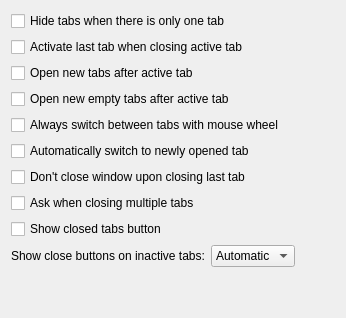
             <widget class="QWidget" name="tabsBehaviourPage">
              <attribute name="title">
               <string>Tabs behaviour</string>
              </attribute>
              <layout class="QVBoxLayout" name="verticalLayout_2">
               <item>
                <widget class="QCheckBox" name="hideTabsOnTab">
                 <property name="text">
                  <string>Hide tabs when there is only one tab</string>
                 </property>
                </widget>
               </item>
               <item>
                <widget class="QCheckBox" name="activateLastTab">
                 <property name="text">
                  <string>Activate last tab when closing active tab</string>
                 </property>
                </widget>
               </item>
               <item>
                <widget class="QCheckBox" name="openNewTabAfterActive">
                 <property name="text">
                  <string>Open new tabs after active tab</string>
                 </property>
                </widget>
               </item>
               <item>
                <widget class="QCheckBox" name="openNewEmptyTabAfterActive">
                 <property name="text">
                  <string>Open new empty tabs after active tab</string>
                 </property>
                </widget>
               </item>
               <item>
                <widget class="QCheckBox" name="alwaysSwitchTabsWithWheel">
                 <property name="text">
                  <string>Always switch between tabs with mouse wheel</string>
                 </property>
                </widget>
               </item>
               <item>
                <widget class="QCheckBox" name="switchToNewTabs">
                 <property name="text">
                  <string>Automatically switch to newly opened tab</string>
                 </property>
                </widget>
               </item>
               <item>
                <widget class="QCheckBox" name="dontCloseOnLastTab">
                 <property name="text">
                  <string>Don't close window upon closing last tab</string>
                 </property>
                </widget>
               </item>
               <item>
                <widget class="QCheckBox" name="askWhenClosingMultipleTabs">
                 <property name="text">
                  <string>Ask when closing multiple tabs</string>
                 </property>
                </widget>
               </item>
               <item>
                <widget class="QCheckBox" name="showClosedTabsButton">
                 <property name="text">
                  <string>Show closed tabs button</string>
                 </property>
                </widget>
               </item>
               <item>
                <layout class="QHBoxLayout" name="horizontalLayout_21">
                 <item>
                  <widget class="QLabel" name="label_65">
                   <property name="text">
                    <string>Show close buttons on inactive tabs:</string>
                   </property>
                  </widget>
                 </item>
                 <item>
                  <widget class="QComboBox" name="showCloseOnInactive">
                   <item>
                    <property name="text">
                     <string>Automatic</string>
                    </property>
                   </item>
                   <item>
                    <property name="text">
                     <string>Always</string>
                    </property>
                   </item>
                   <item>
                    <property name="text">
                     <string>Never</string>
                    </property>
                   </item>
                  </widget>
                 </item>
                 <item>
                  <spacer name="horizontalSpacer_30">
                   <property name="orientation">
                    <enum>Qt::Horizontal</enum>
                   </property>
                   <property name="sizeType">
                    <enum>QSizePolicy::Expanding</enum>
                   </property>
                   <property name="sizeHint" stdset="0">
                    <size>
                     <width>40</width>
                     <height>20</height>
                    </size>
                   </property>
                  </spacer>
                 </item>
                </layout>
               </item>
               <item>
                <spacer name="verticalSpacer_8">
                 <property name="orientation">
                  <enum>Qt::Vertical</enum>
                 </property>
                 <property name="sizeHint" stdset="0">
                  <size>
                   <width>20</width>
                   <height>40</height>
                  </size>
                 </property>
                </spacer>
               </item>
              </layout>
             </widget>
